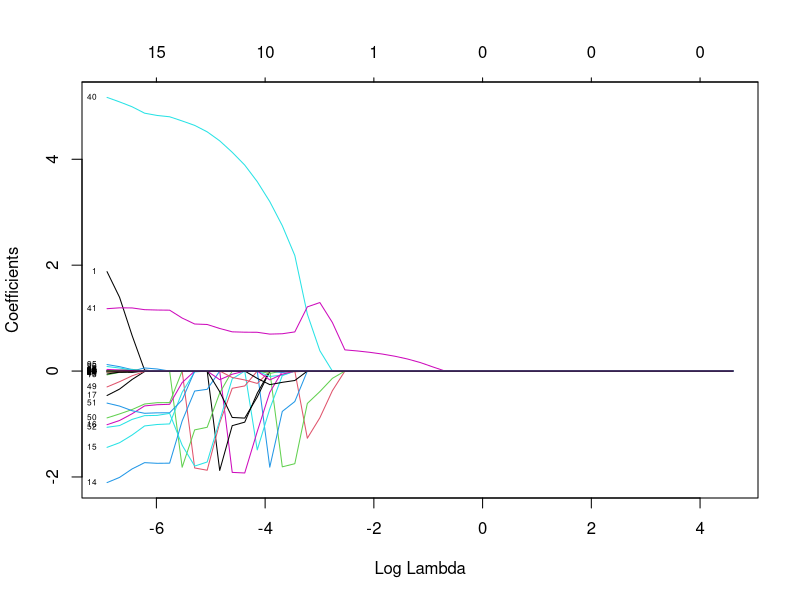
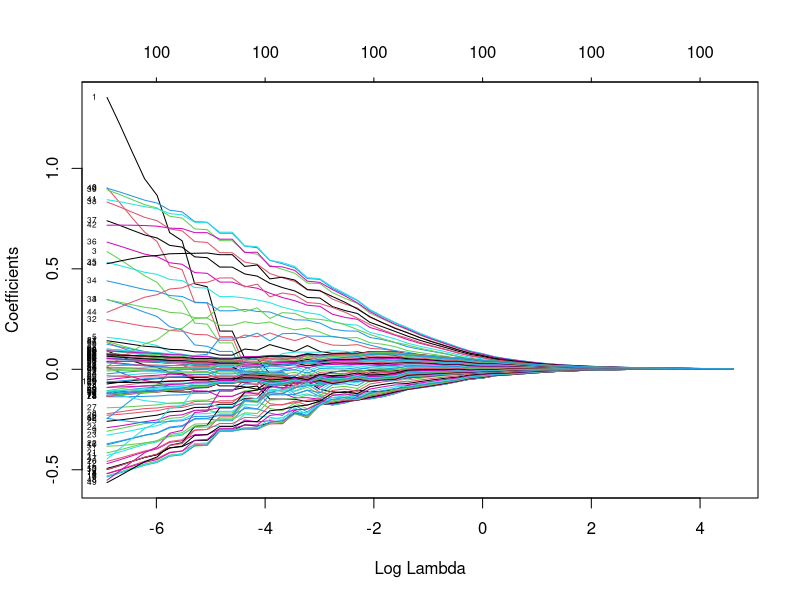
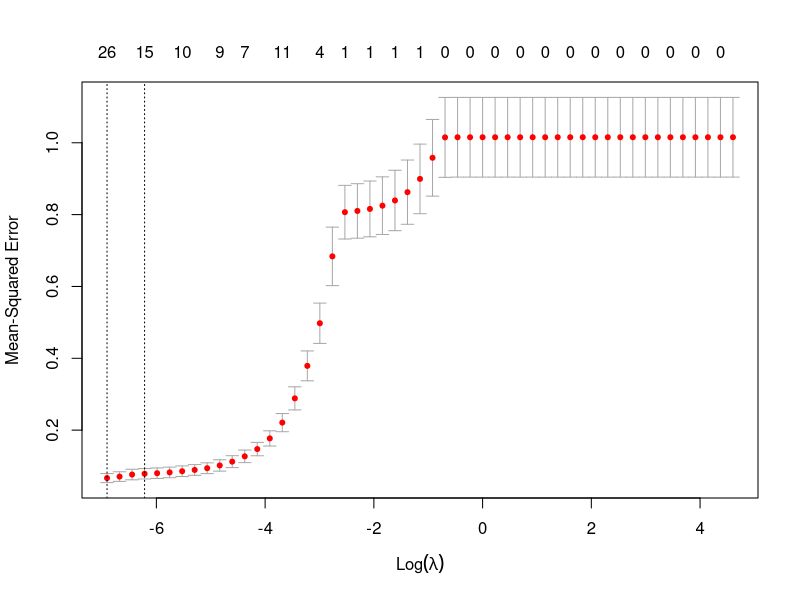

Recreate these plots in R, in order.
###########################  Init code #########################################
rm(list = ls())
library(plyr)
library(readr)
library(dplyr)
library(caret)
library(ggplot2)
library(repr)
library(glmnet)

# read data

data <- read.csv("./Homework/Lab/Lab2/tecator.csv")

row_num <- nrow(data)
cols_num <- ncol(data)


# set data split ratio to 0.5, 0.5
ratio <- c(train = .5, test = .5)

# set random seed
set.seed(12345)

# split data to training and test dataset
train_id <- sample(1:row_num, floor(row_num * ratio[1]))
train_set <- data[train_id, ]
dim(train_set)

test_id <- setdiff(1:row_num, train_id)
test_set <- data[test_id, ]
dim(test_set)

######################  Assignment 1.1 #########################################
# DONE

# Underline probabilistic model:

# We set the parameter of the model is theta, then we have
# Fat = theta_0 + theta_1 * Channel_1 + ... + theta_100 * Channel_100
# We can rewrite the equation as:
# Fat = theta * Channel

# select all columns with Channel in the name
selected_x_columns <- grep(paste0("^", "Channel"), names(train_set), value = TRUE)

# Filter the data with selected columns and Fat
data <- data[, c(selected_x_columns, "Fat")]

# filter out all the useless columns in train and test dataset
X_data_train <- train_set[, selected_x_columns]
Y_data_train <- train_set[names(train_set) == "Fat"]
X_data_test <- test_set[, selected_x_columns]
Y_data_test <- test_set[names(test_set) == "Fat"]

train_data_set <- cbind(X_data_train, Y_data_train)
test_data_set <- cbind(X_data_test, Y_data_test)

# fit linear model
lm_model <- lm(Fat ~ ., data = train_data_set)
summary(lm_model)

# predict the training data
predicted_train_fat <- predict(lm_model, train_data_set)

# calculate the mean square error of the training data
train_mse <- mean((predicted_train_fat - train_data_set$Fat)^2)
# this will generate 0.005709117
cat("train mse is: ", train_mse, "\n")

# calculate the mean square error of the test data
predicted_test_fat <- predict(lm_model, test_data_set)
test_mse <- mean((predicted_test_fat - test_data_set$Fat)^2)
# this will generate 722.4294
cat("test mse is: ", test_mse, "\n")

# According to the output, we can see that the model is not good enough.
# The train MSE is 0.005709117, and the test MSE is 722.4294.
# It is actually over-fitting. Since the test MSE is much larger than the
# training MSE.

######################  Assignment 1.2 DONE ####################################
# the cost function in lasso regression is:
#$$
#  MSE(y,y_pred) + \alpha * \sum_{i=1}^{n} |\theta_i|
#$$

######################  Assignment 1.3 #########################################
# DONE

# Fit the lasso regression model to the training data

# we will regularize the data before we fit the model
pre_proc_val <- preProcess(train_data_set, method = c("center", "scale"))
train_data_set <- predict(pre_proc_val, train_data_set)
test_data_set <- predict(pre_proc_val, test_data_set)

new_cols_num <- ncol(train_data_set)

X_data_train <- train_data_set[, 1:(new_cols_num - 1)]

Y_data_train <- train_data_set[, new_cols_num]

X_data_train <- as.matrix(X_data_train)

# Check here
dummies <- dummyVars(Fat ~ ., data = data)

train_dummies <- predict(dummies, newdata = train_data_set)

test_dummies <- predict(dummies, newdata = test_data_set)

print(dim(train_dummies)); print(dim(test_dummies))

x <- as.matrix(train_dummies)
y_train <- train_data_set$Fat

x_test <- as.matrix(test_dummies)
y_test <- test_data_set$Fat

# set range of lambda, we can know the range of lambda, then set it manually
grid <- 10^seq(2, -3, by = -.1)

# when alpha = 1, it is lasso regression
lasso_reg <- glmnet(x, y_train, alpha = 1, family = "gaussian", lambda = grid)

summary(lasso_reg)

plot(lasso_reg, xvar = "lambda", label = TRUE)

# choose lambda to select only 3 features
# According to the plot of lasso_reg, we choose top number to 3 which contains 
# 3 curve and choose the appropriate lambda value , which is around -3 (Check)

######################  Assignment 1.4 #########################################
# Almost DONE, need add comments

# the cost function in ridge regression is:
#$$
#  MSE(y,y_pred) + \alpha * \sum_{i=1}^{n} (\theta_i)^2
#$$

# when alpha = 1, it is ridge regression
ridge_reg <- glmnet(x, y_train, alpha = 0, lambda = grid)

summary(ridge_reg)

plot(ridge_reg, xvar = "lambda", label = TRUE)

# TODO: compare the models and give conclusions about the two models.

######################  Assignment 1.5 #########################################

#TODO: Add something here.

lasso_reg_cv <- cv.glmnet(x, y_train, alpha = 1, lambda = grid, 
             standardize = TRUE)


# Best 

lambda_best <- lasso_reg_cv$lambda.min 

lambda_best
plot(lasso_reg_cv)
